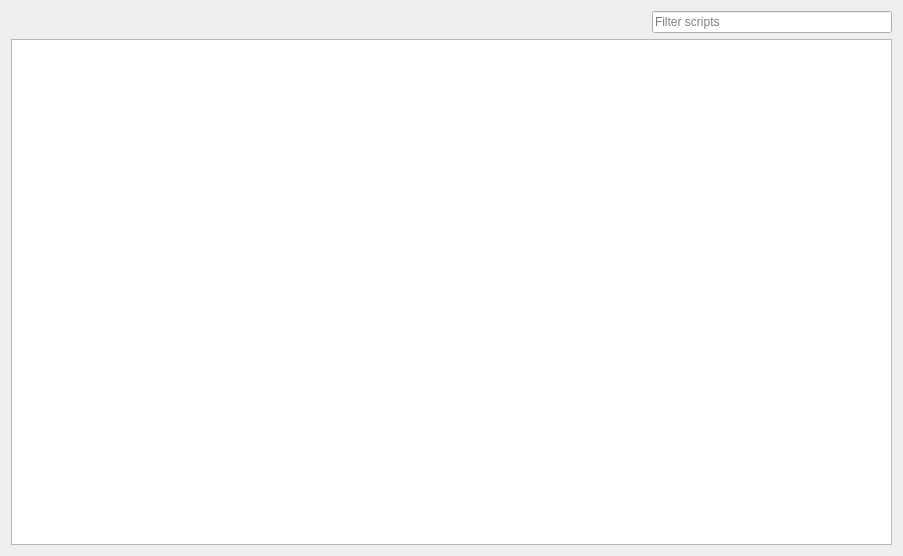
<?xml version="1.0" encoding="UTF-8"?>
<ui version="4.0">
 <class>ScriptListWidget</class>
 <widget class="QWidget" name="ScriptListWidget">
  <property name="geometry">
   <rect>
    <x>0</x>
    <y>0</y>
    <width>903</width>
    <height>556</height>
   </rect>
  </property>
  <property name="windowTitle">
   <string>Form</string>
  </property>
  <layout class="QVBoxLayout" name="verticalLayout">
   <item>
    <layout class="QHBoxLayout" name="horizontalLayout_2">
     <item>
      <widget class="QLabel" name="label">
       <property name="text">
        <string/>
       </property>
      </widget>
     </item>
     <item>
      <spacer name="horizontalSpacer">
       <property name="orientation">
        <enum>Qt::Horizontal</enum>
       </property>
       <property name="sizeHint" stdset="0">
        <size>
         <width>40</width>
         <height>20</height>
        </size>
       </property>
      </spacer>
     </item>
     <item>
      <widget class="QLineEdit" name="filter">
       <property name="maximumSize">
        <size>
         <width>240</width>
         <height>16777215</height>
        </size>
       </property>
       <property name="placeholderText">
        <string>Filter scripts</string>
       </property>
       <property name="clearButtonEnabled">
        <bool>true</bool>
       </property>
      </widget>
     </item>
    </layout>
   </item>
   <item>
    <widget class="QTableView" name="view">
     <property name="selectionMode">
      <enum>QAbstractItemView::SingleSelection</enum>
     </property>
     <property name="selectionBehavior">
      <enum>QAbstractItemView::SelectRows</enum>
     </property>
     <property name="sortingEnabled">
      <bool>true</bool>
     </property>
     <property name="cornerButtonEnabled">
      <bool>false</bool>
     </property>
     <attribute name="horizontalHeaderHighlightSections">
      <bool>false</bool>
     </attribute>
     <attribute name="horizontalHeaderStretchLastSection">
      <bool>true</bool>
     </attribute>
     <attribute name="verticalHeaderVisible">
      <bool>false</bool>
     </attribute>
     <attribute name="verticalHeaderHighlightSections">
      <bool>false</bool>
     </attribute>
    </widget>
   </item>
   <item>
    <layout class="QHBoxLayout" name="buttons"/>
   </item>
  </layout>
 </widget>
 <resources/>
 <connections/>
</ui>
